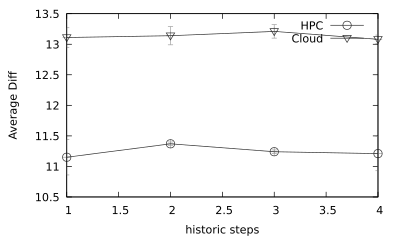

Here is the gnuplot script that generated this plot:
#set term png size 800,400
#set output 'by-history-avgdiff.png'

set terminal pdf size 4,2.4
set output 'by-history-avgdiff.pdf'

#x axis formatting
set xlabel 'historic steps'

#y axis formatting
set ylabel 'Average Diff'

# styles
set style line 1 \
    linecolor rgb '#303030' \
    linetype 1 linewidth 1.0 \
    pointtype 6 pointsize 1.0
set style line 2 \
    linecolor rgb '#303030' \
    linetype 1 linewidth 1.0 \
    pointtype 25 pointsize 1.0
set style line 3 \
    linecolor rgb '#A0A0A0' \
    linetype 1 linewidth 1

set autoscale

plot \
    "by-history-avgdiff-hpc.csv" using 1:2:3 with errorbars ls 3 notitle, "" using 1:2 with linespoints ls 1 title 'HPC', \
    "by-history-avgdiff-uninet.csv" using 1:2:3 with errorbars ls 3 notitle, "" using 1:2 with linespoints ls 2 title 'Cloud'
